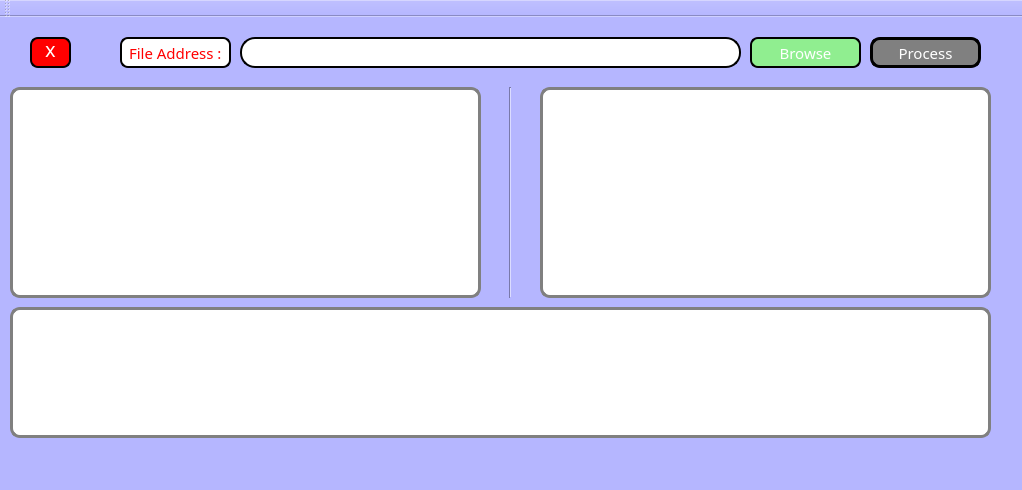
<?xml version="1.0" encoding="UTF-8"?>
<ui version="4.0">
 <class>MainWindow</class>
 <widget class="QMainWindow" name="MainWindow">
  <property name="geometry">
   <rect>
    <x>0</x>
    <y>0</y>
    <width>1022</width>
    <height>490</height>
   </rect>
  </property>
  <property name="windowTitle">
   <string>MainWindow</string>
  </property>
  <property name="styleSheet">
   <string notr="true">background-color: rgb(181, 182, 255);</string>
  </property>
  <widget class="QWidget" name="centralWidget">
   <widget class="QLineEdit" name="lineEdit">
    <property name="geometry">
     <rect>
      <x>240</x>
      <y>20</y>
      <width>501</width>
      <height>31</height>
     </rect>
    </property>
    <property name="styleSheet">
     <string notr="true">font-family: MV Boli;
color: Blue;
font-weight: 5px;
border-radius: 15px;
border-style: solid;
border-color: black;
border-width: 2px;
padding-left: 10px;
font-size:  18px;
background-color: white;
</string>
    </property>
   </widget>
   <widget class="Line" name="line">
    <property name="geometry">
     <rect>
      <x>490</x>
      <y>70</y>
      <width>41</width>
      <height>211</height>
     </rect>
    </property>
    <property name="styleSheet">
     <string notr="true">color: red;
font-weight: 3px;
</string>
    </property>
    <property name="orientation">
     <enum>Qt::Vertical</enum>
    </property>
   </widget>
   <widget class="QLabel" name="label">
    <property name="geometry">
     <rect>
      <x>120</x>
      <y>20</y>
      <width>111</width>
      <height>31</height>
     </rect>
    </property>
    <property name="styleSheet">
     <string notr="true">color: red;
padding-left: 3px;
font-size: 15px;
font-family: MV Boli;
background-color: white;
border-style: solid;
border-radius: 8px;
border-width: 2px;
</string>
    </property>
    <property name="text">
     <string>File Address :</string>
    </property>
   </widget>
   <widget class="QPushButton" name="pushButton">
    <property name="geometry">
     <rect>
      <x>30</x>
      <y>20</y>
      <width>41</width>
      <height>31</height>
     </rect>
    </property>
    <property name="styleSheet">
     <string notr="true">color: white;
background-color: red;
font-family: MV Boli;
font-size: 20px;
padding-bottom: 8px;
border-radius: 8px;
border-style: solid;
border-color: black;
border-width: 2px;
</string>
    </property>
    <property name="text">
     <string>x</string>
    </property>
   </widget>
   <widget class="QPushButton" name="pushButton_2">
    <property name="geometry">
     <rect>
      <x>750</x>
      <y>20</y>
      <width>111</width>
      <height>31</height>
     </rect>
    </property>
    <property name="styleSheet">
     <string notr="true">font-family: MV Boli;
font-weight: 8px;
color: white;
background-color: lightgreen;
border-style: solid;
border-color: black;
border-width: 2px;
border-radius: 8px;
font-size: 15px;</string>
    </property>
    <property name="text">
     <string>Browse</string>
    </property>
   </widget>
   <widget class="QPushButton" name="pushButton_3">
    <property name="geometry">
     <rect>
      <x>870</x>
      <y>20</y>
      <width>111</width>
      <height>31</height>
     </rect>
    </property>
    <property name="styleSheet">
     <string notr="true">color: white;
font-family: MV Boli;
font-weight: 8px;
background-color: gray;
font-size: 15px;
border-style: solid;
border-radius: 10px;
border-color: black;
border-width: 3px;</string>
    </property>
    <property name="text">
     <string>Process</string>
    </property>
   </widget>
   <widget class="QTableWidget" name="tableWidget">
    <property name="geometry">
     <rect>
      <x>540</x>
      <y>70</y>
      <width>451</width>
      <height>211</height>
     </rect>
    </property>
    <property name="styleSheet">
     <string notr="true">background-color: white;
font-family: MV Boli;
font-size: 15px;
font-weight: 5px;
padding-left: 10px;
border-style: solid;
border-width: 3px;
border-color: gray;
border-radius: 10px;</string>
    </property>
   </widget>
   <widget class="QTableWidget" name="tableWidget_2">
    <property name="geometry">
     <rect>
      <x>10</x>
      <y>70</y>
      <width>471</width>
      <height>211</height>
     </rect>
    </property>
    <property name="styleSheet">
     <string notr="true">background-color: white;
font-family: MV Boli;
font-size: 15px;
font-weight: 5px;
padding-left: 10px;
border-style: solid;
border-width: 3px;
border-color: gray;
border-radius: 10px;
color: black;</string>
    </property>
   </widget>
   <widget class="QTableWidget" name="tableWidget_3">
    <property name="geometry">
     <rect>
      <x>10</x>
      <y>290</y>
      <width>981</width>
      <height>131</height>
     </rect>
    </property>
    <property name="styleSheet">
     <string notr="true">background-color: white;
color: red;
font-family: MV Boli;
font-size: 18px;
font-weight: 3px;
border-color: gray;
border-width: 3px;
border-radius: 10px;
border-style: solid;
padding-left: 10px;

</string>
    </property>
   </widget>
  </widget>
  <widget class="QMenuBar" name="menuBar">
   <property name="geometry">
    <rect>
     <x>0</x>
     <y>0</y>
     <width>1022</width>
     <height>21</height>
    </rect>
   </property>
  </widget>
  <widget class="QToolBar" name="mainToolBar">
   <attribute name="toolBarArea">
    <enum>TopToolBarArea</enum>
   </attribute>
   <attribute name="toolBarBreak">
    <bool>false</bool>
   </attribute>
  </widget>
  <widget class="QStatusBar" name="statusBar"/>
 </widget>
 <layoutdefault spacing="6" margin="11"/>
 <resources/>
 <connections/>
</ui>
